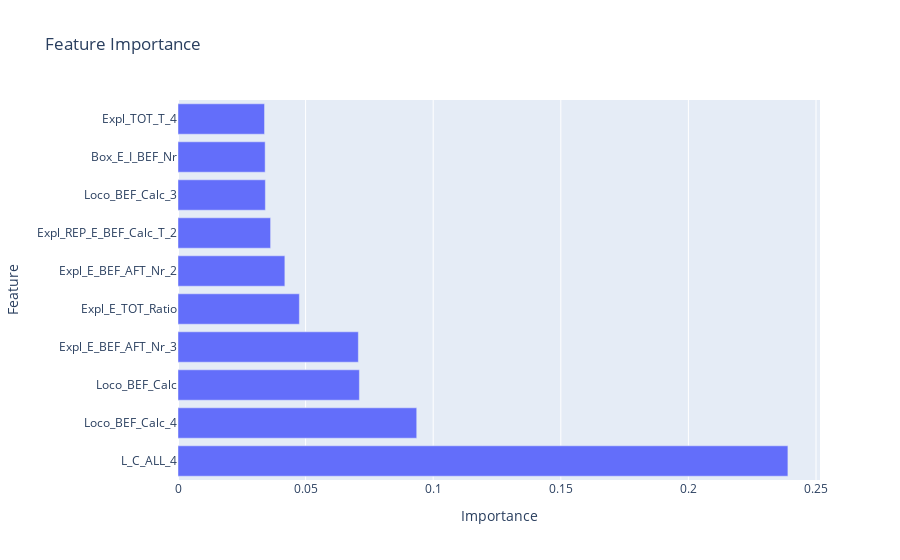

Notebook cell for this chart:
### Code cell
#Feature importance from the Decision Tree
importances = pipeline.named_steps['tree'].feature_importances_
feature_names = X_train.columns
importance_df = pd.DataFrame({'Feature': feature_names, 'Importance': importances})
importance_df = importance_df.sort_values(by='Importance', ascending=False).loc[importance_df['Importance'] > 0.00001].head(10)  # Filter out low importance features
fig = px.bar(importance_df, x='Importance', y='Feature', orientation='h', title='Feature Importance')
fig.write_image('data/feature_importance.png')
fig.show()

### Figure 1 — Plotly figure (JSON) as saved in the notebook; plotly's stock layout.template omitted (floating-point values rounded to 4 significant figures)
{"data": [{"hovertemplate": "Importance=%{x}<br>Feature=%{y}<extra></extra>", "legendgroup": "", "marker": {"color": "#636efa", "pattern": {"shape": ""}}, "name": "", "orientation": "h", "showlegend": false, "textposition": "auto", "type": "bar", "x": [0.239, 0.09355, 0.07108, 0.07067, 0.04756, 0.04187, 0.03629, 0.03424, 0.03415, 0.03391], "xaxis": "x", "y": ["L_C_ALL_4", "Loco_BEF_Calc_4", "Loco_BEF_Calc", "Expl_E_BEF_AFT_Nr_3", "Expl_E_TOT_Ratio", "Expl_E_BEF_AFT_Nr_2", "Expl_REP_E_BEF_Calc_T_2", "Loco_BEF_Calc_3", "Box_E_I_BEF_Nr", "Expl_TOT_T_4"], "yaxis": "y"}], "layout": {"barmode": "relative", "legend": {"tracegroupgap": 0}, "title": {"text": "Feature Importance"}, "xaxis": {"anchor": "y", "domain": [0, 1], "title": {"text": "Importance"}}, "yaxis": {"anchor": "x", "domain": [0, 1], "title": {"text": "Feature"}}}}
